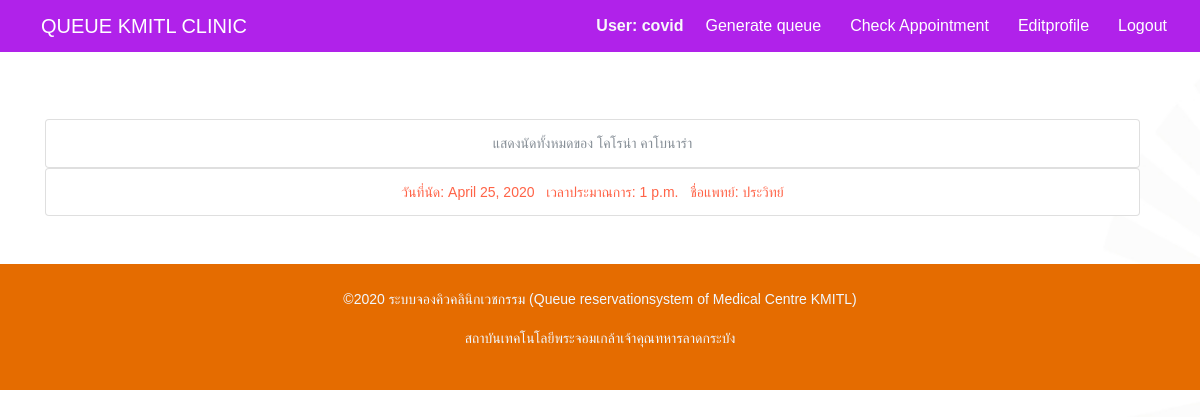
The app's page /appointment_check/ (signed in), older data.
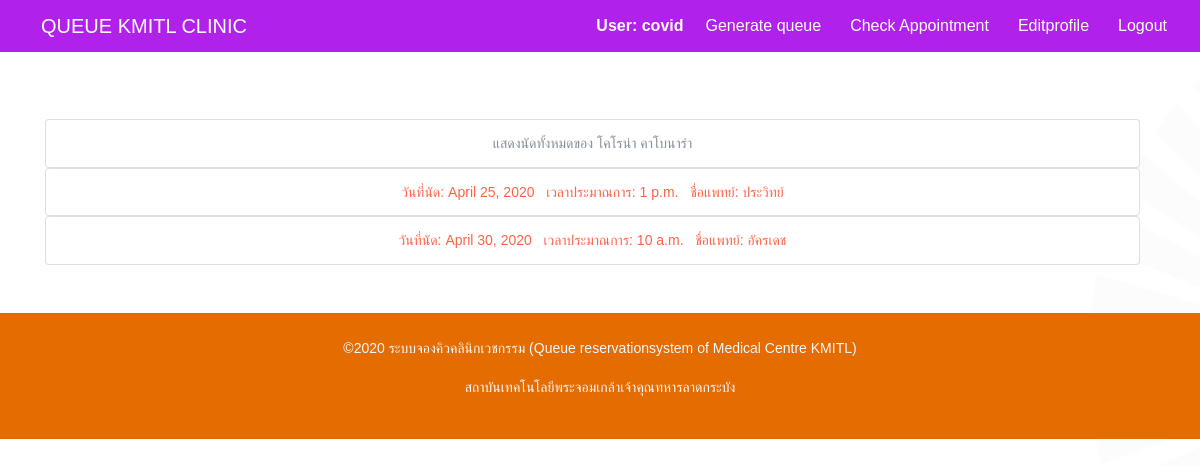
The same page, newer data.
### queuesystem/models.py (models this page shows, shortened)
class Appointment(models.Model):
    app_id = models.IntegerField(primary_key=True)
    reason = models.CharField(max_length=255)
    create_date = models.DateField(auto_now=True)
    next_date = models.DateField(auto_now=False)
    app_time = models.TimeField(auto_now=False)
    pt_id = models.ForeignKey(Patient, on_delete=models.CASCADE, null=False)
    me_id = models.ForeignKey(Medical_Personal, on_delete=models.CASCADE, null=False)

### queuesystem/views.py (the view)
# urls.py: path('appointment_check/',  views.appointment_check, name='appointment_check'),
@login_required
@permission_required('queuesystem.add_queue_system')
def appointment_check(request):
    user = request.user
    context = {
        'user' : user
    }
    name_list = []
    appointment = Appointment.objects.filter(pt_id_id=user.id)
    if appointment:
        for i in appointment:
            med = Medical_Personal.objects.get(account_id_id=i.me_id_id)
            med_name = med.account_id.first_name
            name_list.append(med_name)
        my_list = zip(appointment, name_list)
        context.update({
            'appointment' : appointment,
            'name_list' : name_list,
            'my_list' : my_list
            })
    else:
        context.update({
            'none_data': 'ไม่มีการนัดหมาย'
        })
    return render(request, 'queuesystem/appointmentcheck.html', context)

### queuesystem/templates/queuesystem/appointmentcheck.html (shortened to what this page needs)
{% extends 'base.html' %}
{% block content %}
<div class="container ">
    <div class="row mt-5">
        <div class="col mt-5">
            <br>
            <div class="list-group col-12  mx-auto d-block">
                <button type="button" class="list-group-item list-group-item-action" disabled>
                    แสดงนัดทั้งหมดของ {{user.first_name}} {{user.last_name}}
                </button>
            </div>
            {% if none_data %}
            <br>
            <p class="text-danger">{{none_data}}</p>
            {% else %}
            {% for i,j in my_list %}
            <div class="list-group col-12 d-block text-left">
                <a href="{% url 'main_appointment' i.app_id %}">
                    <button type="button" class="list-group-item list-group-item-action text-center">
                        <font style="color: tomato;">วันที่นัด: {{i.next_date}}</font>&nbsp;&nbsp;
                        <font style="color: tomato;">เวลาประมาณการ: {{i.app_time}}</font>&nbsp;&nbsp;
                        <font style="color: tomato;">ชื่อแพทย์: {{j}}</font>
                    </button>
                </a>
            </div>
            {% endfor %}
            {% endif %}
        </div>
    </div>
</div>
{% endblock content %}

Row changes from the older to the newer data that the page shows:
added Appointment: next_date "April 30, 2020", app_time "10 a.m.", first_name "อัครเดช"
